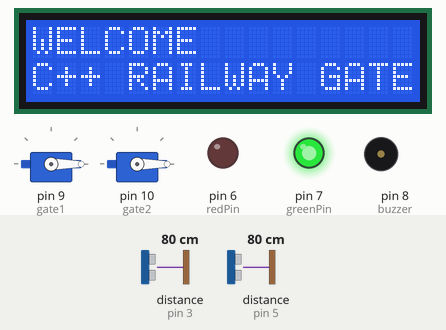
This sketch was run on a simulated Arduino Uno, built with avr-gcc and run on an emulated ATmega328P. Shown: 2 × servo, 16×2 character LCD, output pins drawn as LEDs (lit = HIGH), buzzer (waves = sounding). Wiring (inferred from the names in the program): 2 × ultrasonic range finder: trigger pin 2, echo pin 3 / trigger pin 4, echo pin 5. The inputs (shaded band) are chosen by the test bench; at power-on: distance to the obstacle (sensors on pin 3, pin 5) 80 cm. The echo pulse lasts 58.3 µs per cm; pins used as bus, display or sensor lines are not drawn.

Above: at 1.2 s.
1.3 s: distance to the obstacle (sensor on pin 3) set to 18 cm
2.8 s: distance to the obstacle (sensor on pin 3) set to 14 cm
At 3.5 s:
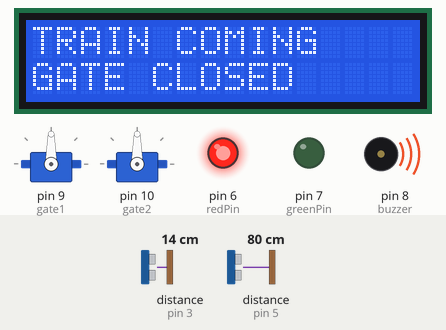
5.8 s: distance to the obstacle (sensor on pin 3) set to 35 cm
At 6.6 s:
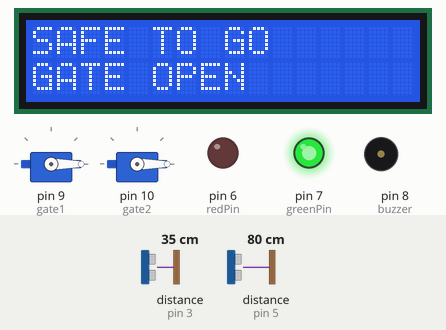
7.7 s: distance to the obstacle (sensor on pin 3) set to 2 cm
At 8.5 s:
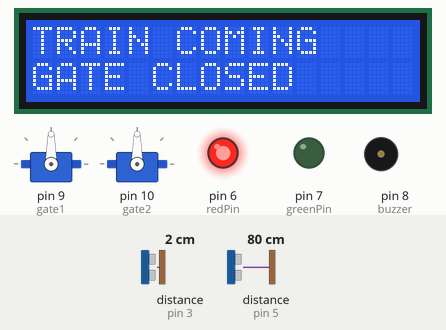
10.7 s: distance to the obstacle (sensor on pin 3) set to 60 cm
At 12.1 s:
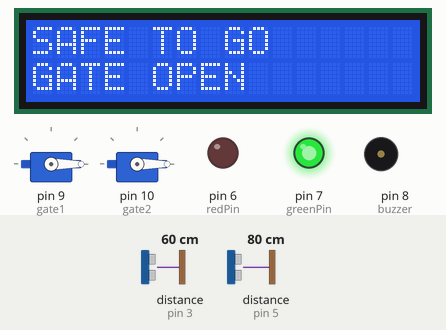
Timing chart, 0 to 13.4 s (numbered marks = the images above; inputs shaded):
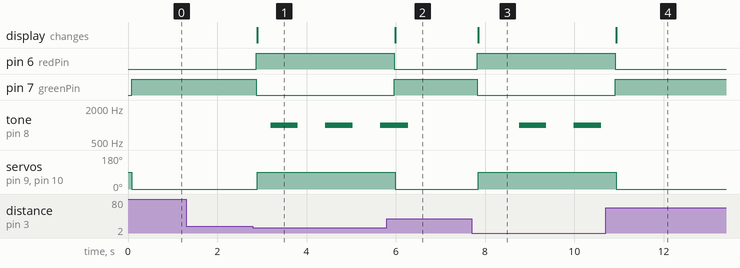

The sketch:

Railway_Crossing_System.ino
```cpp
#include <Servo.h>
#include <LiquidCrystal_I2C.h>

LiquidCrystal_I2C lcd1(0x27, 16, 2);

Servo gate1;
Servo gate2;


int trigL = 2;
int echoL = 3;
int trigR = 4;
int echoR = 5;
int redPin = 6;
int greenPin = 7;
int buzzer = 8;
bool trainDetected = false;
unsigned long previousBeepTime = 0;
bool buzzerState = false;
const int beepInterval = 400;


// Function to measure distance
long getDistance(int trigPin, int echoPin) {
  digitalWrite(trigPin, LOW);
  delayMicroseconds(2);
  digitalWrite(trigPin, HIGH);
  delayMicroseconds(10);
  digitalWrite(trigPin, LOW);

  long duration = pulseIn(echoPin, HIGH);
  long distance = duration * 0.034 / 2;
  return distance;
}

void setup() {
  gate1.attach(9);
  gate2.attach(10);

  pinMode(trigL, OUTPUT);
  pinMode(echoL, INPUT);
  pinMode(trigR, OUTPUT);
  pinMode(echoR, INPUT);

  pinMode(redPin, OUTPUT);
  pinMode(greenPin, OUTPUT);
  pinMode(buzzer, OUTPUT);

  // LCD start
  lcd1.init();
  lcd1.backlight();

  // Initial state
  gate1.write(0);
  gate2.write(0);

  lcd1.setCursor(0, 0);
  lcd1.print("WELCOME");
  lcd1.setCursor(0, 1);
  lcd1.print("C++ RAILWAY GATE");

  digitalWrite(greenPin, HIGH);
}

void loop() {
  long distL = getDistance(trigL, echoL);
  long distR = getDistance(trigR, echoR);

  bool currentTrainState = (distL < 15 || distR < 15);

  if (currentTrainState && !trainDetected) {
    trainDetected = true;

    gate1.write(90);
    gate2.write(90);

    digitalWrite(redPin, HIGH);
    digitalWrite(greenPin, LOW);


    lcd1.clear();
    lcd1.setCursor(0, 0);
    lcd1.print("TRAIN COMING");
    lcd1.setCursor(0, 1);
    lcd1.print("GATE CLOSED");
  }
  else if(!currentTrainState && trainDetected){
    trainDetected = false;

    gate1.write(0);
    gate2.write(0);

 	digitalWrite(redPin, LOW);
    digitalWrite(greenPin, HIGH);

    lcd1.clear();
    lcd1.setCursor(0, 0);
    lcd1.print("SAFE TO GO");
    lcd1.setCursor(0, 1);
    lcd1.print("GATE OPEN");
  }

  delay(300);
  if (trainDetected) {
  	unsigned long currentTime = millis();

    if(currentTime - previousBeepTime >= beepInterval) {
    	previousBeepTime = currentTime;
    	buzzerState = !buzzerState;

      if(buzzerState) {
      	tone(buzzer, 1000);
      }
      else {
      	noTone(buzzer);
      }
    }
  }
  else {
  	noTone(buzzer);
  }
}
```

Measured:
- the behaviour switches between 16 and 15 cm on distance to the obstacle (sensor on pin 3) (found by bisection; images 0 and 1)
- after the input at 1.3 s, every drawn part: stays the same
- after the input at 2.8 s, pin 6 (redPin): LOW → HIGH after 0.07 s; pin 7 (greenPin): HIGH → LOW after 0.07 s; tone on pin 8 (buzzer): alternates 1000 Hz for 0.61 s and silent for 0.61 s, starting after 0.39 s; servo on pin 9 (gate1), servo on pin 10 (gate2): 0° → 90° after 0.09 s; the display: changes after 0.09 s (image 1)
- after the input at 5.8 s, pin 6 (redPin): HIGH → LOW after 0.16 s; pin 7 (greenPin): LOW → HIGH after 0.16 s; tone on pin 8 (buzzer): goes on until 6.3 s, then stays silent; servo on pin 9 (gate1), servo on pin 10 (gate2): 90° → 0° after 0.18 s; the display: changes after 0.18 s (image 2)
- after the input at 7.7 s, pin 6 (redPin): LOW → HIGH after 0.13 s; pin 7 (greenPin): HIGH → LOW after 0.13 s; tone on pin 8 (buzzer): alternates 1000 Hz for 0.61 s and silent for 0.61 s, starting after 1.1 s; servo on pin 9 (gate1), servo on pin 10 (gate2): 0° → 90° after 0.15 s; the display: changes after 0.15 s (image 3)
- after the input at 10.7 s, pin 6 (redPin): HIGH → LOW after 0.22 s; pin 7 (greenPin): LOW → HIGH after 0.22 s; tone on pin 8 (buzzer): stops changing and stays silent; servo on pin 9 (gate1), servo on pin 10 (gate2): 90° → 0° after 0.24 s; the display: changes after 0.24 s (image 4)
